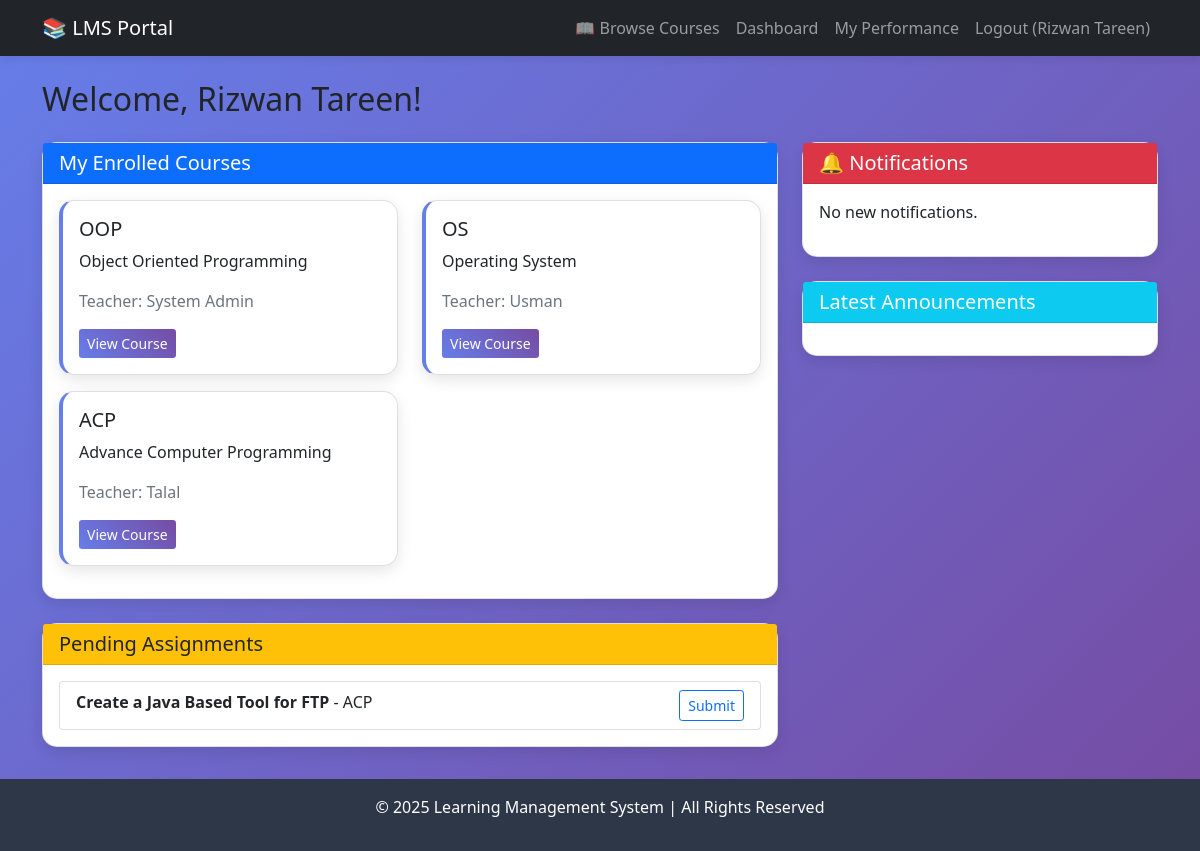
The page /student-dashboard (signed in) on the database its author committed.
### tables this page shows
CREATE TABLE courses (
            id INTEGER PRIMARY KEY AUTOINCREMENT,
            title TEXT NOT NULL,
            description TEXT,
            teacher_id INTEGER NOT NULL,
            created_at TIMESTAMP DEFAULT CURRENT_TIMESTAMP,
            FOREIGN KEY (teacher_id) REFERENCES users (id)
        );

CREATE TABLE users (
            id INTEGER PRIMARY KEY AUTOINCREMENT,
            name TEXT NOT NULL,
            email TEXT UNIQUE NOT NULL,
            mobile TEXT UNIQUE NOT NULL,
            password_hash TEXT NOT NULL,
            role TEXT NOT NULL CHECK(role IN ('student', 'teacher', 'admin')),
            reset_token TEXT,
            reset_token_expiry TEXT
        );

CREATE TABLE submissions (
            id INTEGER PRIMARY KEY AUTOINCREMENT,
            assignment_id INTEGER NOT NULL,
            student_id INTEGER NOT NULL,
            submission_text TEXT,
            file_path TEXT,
            submitted_at TIMESTAMP DEFAULT CURRENT_TIMESTAMP,
            grade INTEGER CHECK(grade <= 100),
            graded_at TIMESTAMP,
            feedback TEXT,
            FOREIGN KEY (assignment_id) REFERENCES assignments (id),
            FOREIGN KEY (student_id) REFERENCES users (id)
        );

CREATE TABLE assignments (
            id INTEGER PRIMARY KEY AUTOINCREMENT,
            course_id INTEGER NOT NULL,
            title TEXT NOT NULL,
            description TEXT,
            due_date TIMESTAMP,
            max_points INTEGER DEFAULT 100 CHECK(max_points <= 100),
            created_at TIMESTAMP DEFAULT CURRENT_TIMESTAMP,
            FOREIGN KEY (course_id) REFERENCES courses (id)
        );

### app.py (the view)
@app.route('/student-dashboard')
@login_required
@role_required('student')
def student_dashboard():
    user_id = session['user_id']
    db = get_db()
    enrolled_courses = db.execute('''
        SELECT c.*, u.name as teacher_name
        FROM courses c
        JOIN enrollments e ON c.id = e.course_id
        JOIN users u ON c.teacher_id = u.id
        WHERE e.student_id = ?
    ''', (user_id,)).fetchall()
    pending_assignments = db.execute('''
        SELECT a.*, c.title as course_title, s.id as submission_id
        FROM assignments a
        JOIN courses c ON a.course_id = c.id
        JOIN enrollments e ON c.id = e.course_id
        LEFT JOIN submissions s ON a.id = s.assignment_id AND s.student_id = ?
        WHERE e.student_id = ? AND (s.id IS NULL OR s.grade IS NULL)
        AND (a.due_date IS NULL OR a.due_date > datetime('now'))
    ''', (user_id, user_id)).fetchall()
    notifications = db.execute('''
        SELECT * FROM student_notifications
        WHERE student_id = ?
        ORDER BY created_at DESC LIMIT 10
    ''', (user_id,)).fetchall()
    announcements = db.execute('''
        SELECT a.*, u.name as posted_by_name
        FROM announcements a
        JOIN users u ON a.posted_by = u.id
        WHERE a.audience = 'teachers' OR a.audience = 'all'
        ORDER BY a.posted_at DESC LIMIT 5
    ''').fetchall()
    return render_template('student_dashboard.html',
                         enrolled_courses=enrolled_courses,
                         pending_assignments=pending_assignments,
                         announcements=announcements,
                         notifications=notifications)

### app.py (called while the page is built)
def get_db():
    db = getattr(g, '_database', None)
    if db is None:
        db = g._database = sqlite3.connect(DATABASE)
        db.row_factory = sqlite3.Row
    return db

@app.teardown_appcontext
def close_connection(exception):
    db = getattr(g, '_database', None)
    if db is not None:
        db.close()

def login_required(f):
    @wraps(f)
    def decorated_function(*args, **kwargs):
        if 'user_id' not in session:
            flash('Please login to access this page.', 'warning')
            return redirect(url_for('login'))
        return f(*args, **kwargs)
    return decorated_function

def role_required(*roles):
    def decorator(f):
        @wraps(f)
        def decorated_function(*args, **kwargs):
            if 'user_id' not in session:
                flash('Please login to access this page.', 'warning')
                return redirect(url_for('login'))
            user_role = session.get('role')
            if user_role not in roles:
                flash('You do not have permission to access this page.', 'danger')
                return redirect(url_for('dashboard'))
            return f(*args, **kwargs)
        return decorated_function
    return decorator

### templates/student_dashboard.html (shortened to what this page needs)
{% extends "base.html" %}
{% block content %}
<h2 class="mb-4">Welcome, {{ session.user_name }}!</h2>
<div class="row">
    <div class="col-md-8">
        <div class="card mb-4">
            <div class="card-header bg-primary text-white">
                <h5 class="mb-0">My Enrolled Courses</h5>
            </div>
            <div class="card-body">
                {% if enrolled_courses %}
                    <div class="row">
                        {% for course in enrolled_courses %}
                            <div class="col-md-6 mb-3">
                                <div class="card dashboard-card">
                                    <div class="card-body">
                                        <h5 class="card-title">{{ course.title }}</h5>
                                        <p class="card-text">{{ course.description[:100] }}</p>
                                        <p class="text-muted">Teacher: {{ course.teacher_name }}</p>
                                        <a href="{{ url_for('view_course', course_id=course.id) }}" class="btn btn-sm btn-primary">View Course</a>
                                    </div>
                                </div>
                            </div>
                        {% endfor %}
                    </div>
                {% else %}
                    <p>You are not enrolled in any courses yet.</p>
                    <a href="{{ url_for('browse_courses') }}" class="btn btn-primary">Browse Courses</a>
                {% endif %}
            </div>
        </div>
        <div class="card">
            <div class="card-header bg-warning text-dark">
                <h5 class="mb-0">Pending Assignments</h5>
            </div>
            <div class="card-body">
                {% if pending_assignments %}
                    <ul class="list-group">
                        {% for assignment in pending_assignments %}
                            <li class="list-group-item">
                                <strong>{{ assignment.title }}</strong> - {{ assignment.course_title }}
                                <a href="{{ url_for('view_assignment', assignment_id=assignment.id) }}" class="btn btn-sm btn-outline-primary float-end">Submit</a>
                            </li>
                        {% endfor %}
                    </ul>
                {% else %}
                    <p>No pending assignments! Great job!</p>
                {% endif %}
            </div>
        </div>
    </div>
    <div class="col-md-4">
        <div class="card mb-4">
            <div class="card-header bg-danger text-white">
                <h5 class="mb-0">🔔 Notifications</h5>
            </div>
            <div class="card-body" style="max-height: 300px; overflow-y: auto;">
                {% if notifications %}
                    {% for notification in notifications %}
                        <div class="mb-3 {% if not notification.is_read %}bg-light{% endif %} p-2 rounded">
                            <strong>{{ notification.title }}</strong>
                            <p class="small text-muted">{{ notification.created_at[:16] }}</p>
                            <p class="small">{{ notification.content }}</p>
                        </div>
                        {% if not loop.last %}<hr>{% endif %}
                    {% endfor %}
                {% else %}
                    <p>No new notifications.</p>
                {% endif %}
            </div>
        </div>
        <div class="card">
            <div class="card-header bg-info text-white">
                <h5 class="mb-0">Latest Announcements</h5>
            </div>
            <div class="card-body" style="max-height: 300px; overflow-y: auto;">
            </div>
        </div>
    </div>
</div>
{% endblock %}

### templates/base.html (style rules this page uses)
body { background: linear-gradient(135deg, #667eea 0%, #764ba2 100%); min-height: 100vh; }
.card { border-radius: 15px; box-shadow: 0 5px 15px rgba(0,0,0,0.1); transition: transform 0.3s; }
.btn-primary { background: linear-gradient(45deg, #667eea, #764ba2); border: none; }
.dashboard-card { border-left: 4px solid #667eea; }

### rows shown on the page
courses: title "OOP", description "Object Oriented Programming", teacher_name "System Admin"
courses: title "OS", description "Operating System", teacher_name "Usman"
courses: title "ACP", description "Advance Computer Programming", teacher_name "Talal"
submissions: title "Create a Java Based Tool for FTP", course_title "ACP"

### other values the page prints
{{ session.user_name }} "Rizwan Tareen"
